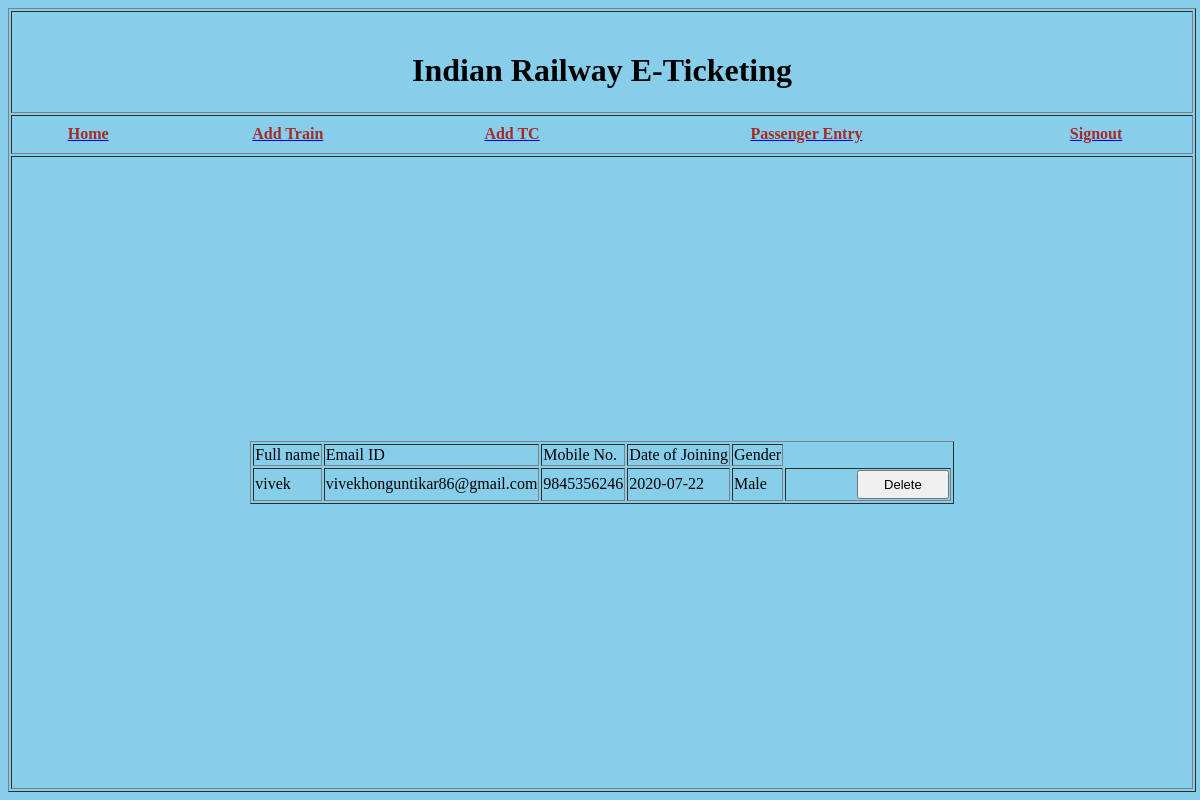
The page /railway/tcregisterdisplay on the database as committed earlier.
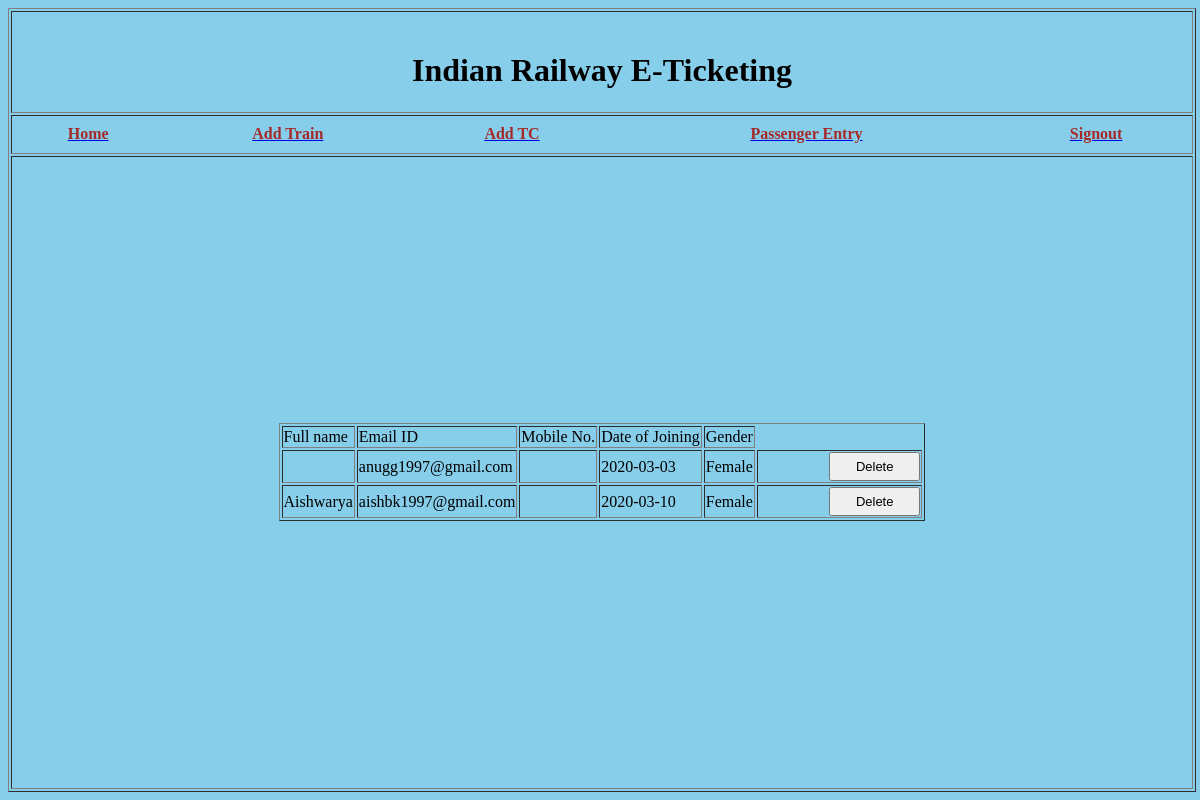
The same page on the database as committed later.
### RAILWAYAPP/models.py (models this page shows)
class TCData(models.Model):
	fullname=models.CharField(max_length=50)
	emailid=models.CharField(max_length=100)
	password=models.CharField(max_length=30)
	mobile=models.CharField(max_length=30,default="9845356246")
	confirm=models.CharField(max_length=30)
	doj=models.CharField(max_length=30)
	gender=models.CharField(max_length=30)

### RAILWAYAPP/views.py (the view)
# urls.py: path("tcregisterdisplay",views.registerdisplay),
def registerdisplay(request):
	try:
		if request.method=="POST":
			pid=request.POST.get("tcid","");
			data=TCData.objects.get(id=pid)
			data.delete()
			newdata=TCData.objects.all()
			return render(request,"RAILWAYAPP/tcregisterdisplay.html",{"data":newdata,"msg":"Record Deleted"})
		else:
			data=TCData.objects.all()
			return render(request,"RAILWAYAPP/tcregisterdisplay.html",{"data":data})
	except Exception as e:
		raise

### RAILWAYAPP/templates/RAILWAYAPP/tcregisterdisplay.html (shortened to what this page needs)
<html>
<head>
</head>
<body>
   <table style="width: 99%;height:100%;" border="1">
      <tr>
        <td style="width: 100%;height:10%;" align="center"><br/><h1>Indian Railway E-Ticketing</h1></td>
      </tr>
      <tr>
        <td style="width: 100%;height:5%;">
      <table style="width: 100%;height:100%;">
          <tr>
                  <th><a href="adminhome"><font color="brown">Home</font></a></th>
            <th><a href="addtrain"><font color="brown">Add Train</font></a></th>
            <th><a href="register"><font color="brown">Add TC</font></a></th>
            <th><a href="passengerlist"><font color="brown">Passenger Entry</font></a></th>
            <th><a href="railway"><font color="brown">Signout</font></a></th>
          </tr>
      </table>
        </td>
      </tr>
      <tr>
        <td>
	<table border="1" align="center">
    <tr>
      <td>Full name</td>
      <td>Email ID</td>
      <td>Mobile No.</td>
      <td>Date of Joining</td>
      <td>Gender</td>
    </tr>
  {%for d in data%}
<form name="frm" method="post">
  <tr>
  	<td>{{d.fullname}}
    </td>
  	<td>{{d.emailid}}</td>
  	<td>{{d.mobile}}</td>
  	<td>{{d.doj}}</td>
  	<td>{{d.gender}}</td>
    <td>
      <input type="submit" name="btnsubmit" value="Delete">
    </td>
  </tr>
  </form>
  {%endfor%}
    </table>
</body>
</html>

Rows that differ between the two databases and show on the page:
removed TCData: fullname "vivek", emailid "vivekhonguntikar86@gmail.com", mobile "9845356246", doj "2020-07-22", gender "Male"
added TCData: emailid "anugg1997@gmail.com", doj "2020-03-03", gender "Female"
added TCData: fullname "Aishwarya", emailid "aishbk1997@gmail.com", doj "2020-03-10", gender "Female"
